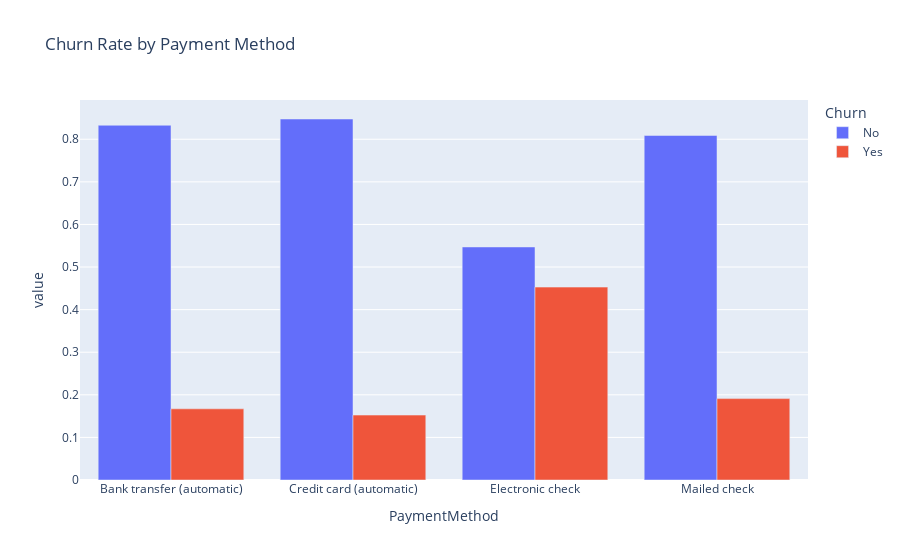

The notebook cell saved with this chart:
### Markdown cell above
### Churn Rate by Payment Method

### Code cell
payment_churn = df.groupby('PaymentMethod')['Churn'].value_counts(normalize=True).unstack()
fig_payment = px.bar(
    payment_churn,
    title='Churn Rate by Payment Method',
    barmode='group'
)
fig_payment.show()

### Figure 1 — Plotly figure (JSON) as saved in the notebook; plotly's stock layout.template omitted (floating-point values rounded to 4 significant figures)
{"data": [{"alignmentgroup": "True", "hovertemplate": "Churn=No<br>PaymentMethod=%{x}<br>value=%{y}<extra></extra>", "legendgroup": "No", "marker": {"color": "#636efa", "pattern": {"shape": ""}}, "name": "No", "offsetgroup": "No", "orientation": "v", "showlegend": true, "textposition": "auto", "type": "bar", "x": ["Bank transfer (automatic)", "Credit card (automatic)", "Electronic check", "Mailed check"], "xaxis": "x", "y": [0.8329, 0.8476, 0.5471, 0.8089], "yaxis": "y"}, {"alignmentgroup": "True", "hovertemplate": "Churn=Yes<br>PaymentMethod=%{x}<br>value=%{y}<extra></extra>", "legendgroup": "Yes", "marker": {"color": "#EF553B", "pattern": {"shape": ""}}, "name": "Yes", "offsetgroup": "Yes", "orientation": "v", "showlegend": true, "textposition": "auto", "type": "bar", "x": ["Bank transfer (automatic)", "Credit card (automatic)", "Electronic check", "Mailed check"], "xaxis": "x", "y": [0.1671, 0.1524, 0.4529, 0.1911], "yaxis": "y"}], "layout": {"barmode": "group", "legend": {"title": {"text": "Churn"}, "tracegroupgap": 0}, "title": {"text": "Churn Rate by Payment Method"}, "xaxis": {"anchor": "y", "domain": [0, 1], "title": {"text": "PaymentMethod"}}, "yaxis": {"anchor": "x", "domain": [0, 1], "title": {"text": "value"}}}}
